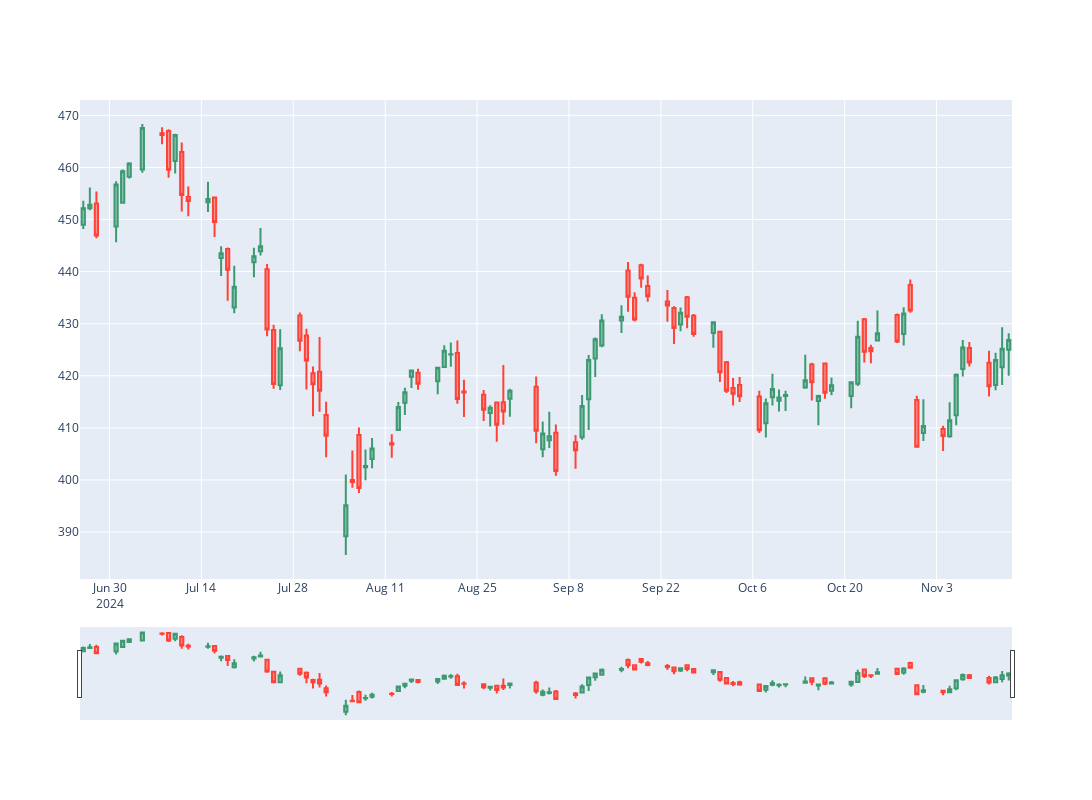

The notebook cell saved with this chart:
### Markdown cell above
### Creating class for Getting any data stock data

### Code cell
class StockFetch:

    def __init__(self,api_key) -> None:
        self.api_key = api_key
        self.url = "https://alpha-vantage.p.rapidapi.com/query"
        self.headers = {
	         "x-rapidapi-key": self.api_key,
	         "x-rapidapi-host": "alpha-vantage.p.rapidapi.com"
        }
        
    def get_stock_symbol(self,company):
        querystring = {"datatype":"json",
                       "keywords":company,
                       "function":"SYMBOL_SEARCH"}
        response = requests.get(self.url,headers=self.headers,params=querystring)
        response.raise_for_status()
        data = response.json()["bestMatches"]
        symbols = pd.DataFrame(data)
        return symbols
    
    def stock_prices(self,symbol):
        querystring = {
            "function":"TIME_SERIES_DAILY",
            "symbol":"MSFT",
            "outputsize":"compact",
            "datatype":"json"
            }
        response = requests.get(self.url, headers= headers, params=querystring)
        response.raise_for_status()
        data = response.json()["Time Series (Daily)"]
        prices = pd.DataFrame(data).T
        prices = prices.astype(float)
        prices.index = pd.to_datetime(prices.index)
        return prices
    
    def candlestick_chart(self,prices):
        chart = go.Figure(
    data = [
        go.Candlestick(
            x = df2.index,
            open = df2["1. open"],
            high = df2["2. high"],
            low = df2["3. low"],
            close = df2["4. close"]
        )

    ]
)

chart.update_layout(width = 1200, height = 800)

chart.show()
